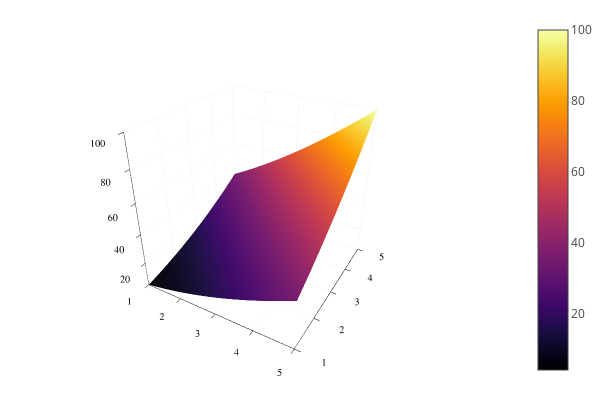

Notebook code cell kept with this figure:
### Code cell
x = 1:0.1:5;
y = 1:0.1:5;
f(x,y) = (x+y)^2
p2 = surface(x, y, f)
plot(p2)

### Figure 1 — Plotly figure (JSON) as saved in the notebook; plotly's stock layout.template omitted (floating-point values rounded to 4 significant figures; data arrays with more than 128 entries replaced by an {"elided": "..."} marker saying what was removed)
{"data": [{"colorbar": {"title": ""}, "colorscale": {"elided": "256x2 mixed values"}, "hoverinfo": "none", "name": "y1", "opacity": null, "showlegend": false, "showscale": true, "type": "surface", "x": [1, 1.1, 1.2, 1.3, 1.4, 1.5, 1.6, 1.7, 1.8, 1.9, 2, 2.1, 2.2, 2.3, 2.4, 2.5, 2.6, 2.7, 2.8, 2.9, 3, 3.1, 3.2, 3.3, 3.4, 3.5, 3.6, 3.7, 3.8, 3.9, 4, 4.1, 4.2, 4.3, 4.4, 4.5, 4.6, 4.7, 4.8, 4.9, 5], "xaxis": "x1", "y": [1, 1.1, 1.2, 1.3, 1.4, 1.5, 1.6, 1.7, 1.8, 1.9, 2, 2.1, 2.2, 2.3, 2.4, 2.5, 2.6, 2.7, 2.8, 2.9, 3, 3.1, 3.2, 3.3, 3.4, 3.5, 3.6, 3.7, 3.8, 3.9, 4, 4.1, 4.2, 4.3, 4.4, 4.5, 4.6, 4.7, 4.8, 4.9, 5], "yaxis": "y1", "z": {"elided": "41x41 float values"}, "zmax": 100, "zmin": 4}], "layout": {"annotations": [], "height": 400, "legend": {"bgcolor": "rgba(255, 255, 255, 1.000)", "bordercolor": "rgba(0, 0, 0, 1.000)", "borderwidth": 1, "font": {"color": "rgba(0, 0, 0, 1.000)", "family": "sans-serif", "size": 11}, "tracegroupgap": 0, "traceorder": "normal", "x": 1.02, "xanchor": "auto", "y": 1, "yanchor": "auto"}, "margin": {"b": 20, "l": 0, "r": 0, "t": 20}, "paper_bgcolor": "rgba(255, 255, 255, 1.000)", "plot_bgcolor": "rgba(255, 255, 255, 1.000)", "scene": {"camera": {"eye": {"x": 1.126, "y": -1.95, "z": 1.3}}, "xaxis": {"anchor": "y1", "domain": [0.02138, 0.9934], "gridcolor": "rgba(0, 0, 0, 0.100)", "gridwidth": 0.5, "linecolor": "rgba(0, 0, 0, 1.000)", "mirror": false, "range": [1, 5], "showgrid": true, "showline": true, "showticklabels": true, "tickangle": 0, "tickcolor": "rgb(0, 0, 0)", "tickfont": {"color": "rgba(0, 0, 0, 1.000)", "family": "sans-serif", "size": 11}, "tickmode": "array", "ticks": "inside", "ticktext": ["1", "2", "3", "4", "5"], "tickvals": [1, 2, 3, 4, 5], "title": "", "titlefont": {"color": "rgba(0, 0, 0, 1.000)", "family": "sans-serif", "size": 15}, "type": "-", "visible": true, "zeroline": false, "zerolinecolor": "rgba(0, 0, 0, 1.000)"}, "yaxis": {"anchor": "x1", "domain": [0.03762, 0.9902], "gridcolor": "rgba(0, 0, 0, 0.100)", "gridwidth": 0.5, "linecolor": "rgba(0, 0, 0, 1.000)", "mirror": false, "range": [1, 5], "showgrid": true, "showline": true, "showticklabels": true, "tickangle": 0, "tickcolor": "rgb(0, 0, 0)", "tickfont": {"color": "rgba(0, 0, 0, 1.000)", "family": "sans-serif", "size": 11}, "tickmode": "array", "ticks": "inside", "ticktext": ["1", "2", "3", "4", "5"], "tickvals": [1, 2, 3, 4, 5], "title": "", "titlefont": {"color": "rgba(0, 0, 0, 1.000)", "family": "sans-serif", "size": 15}, "type": "-", "visible": true, "zeroline": false, "zerolinecolor": "rgba(0, 0, 0, 1.000)"}, "zaxis": {"gridcolor": "rgba(0, 0, 0, 0.100)", "gridwidth": 0.5, "linecolor": "rgba(0, 0, 0, 1.000)", "mirror": false, "range": [4, 100], "showgrid": true, "showline": true, "showticklabels": true, "tickangle": 0, "tickcolor": "rgb(0, 0, 0)", "tickfont": {"color": "rgba(0, 0, 0, 1.000)", "family": "sans-serif", "size": 11}, "tickmode": "array", "ticks": "inside", "ticktext": ["20", "40", "60", "80", "100"], "tickvals": [20, 40, 60, 80, 100], "title": "", "titlefont": {"color": "rgba(0, 0, 0, 1.000)", "family": "sans-serif", "size": 15}, "type": "-", "visible": true, "zeroline": false, "zerolinecolor": "rgba(0, 0, 0, 1.000)"}}, "showlegend": true, "width": 600}}
